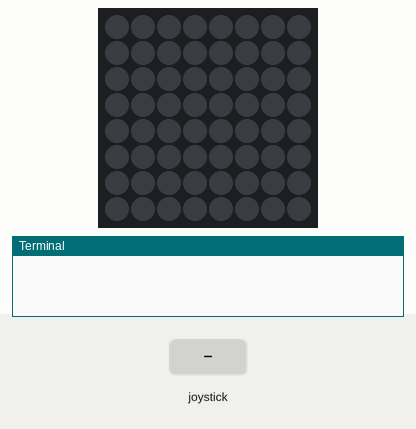
This program was run on a simulated Raspberry Pi (BCM pin numbers) with a Sense HAT. Parts: the Sense HAT's 8×8 RGB LED matrix, the last lines printed to the terminal. The test bench sets the inputs (shaded band).

Above: at 1.2 s.
1.3 s: joystick pushed up
At 2.5 s:
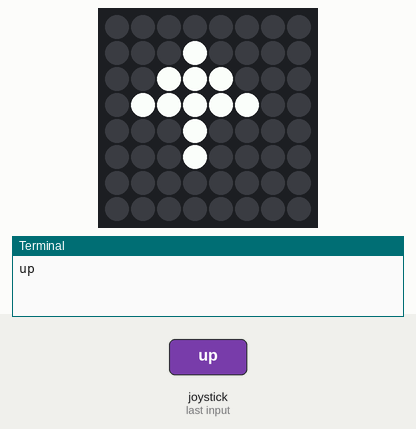
2.8 s: joystick clicked
At 3.7 s:
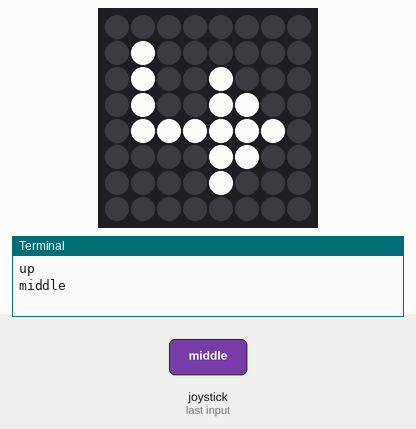
4.3 s: joystick pushed down
At 4.9 s:
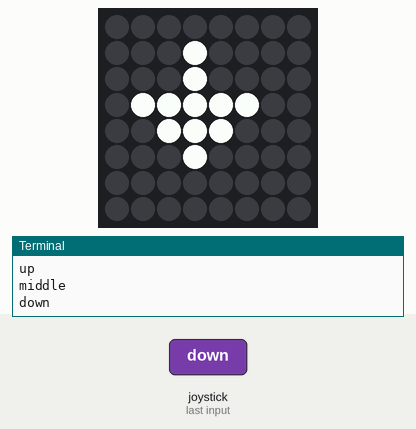
5.8 s: joystick pushed left
At 7.0 s:
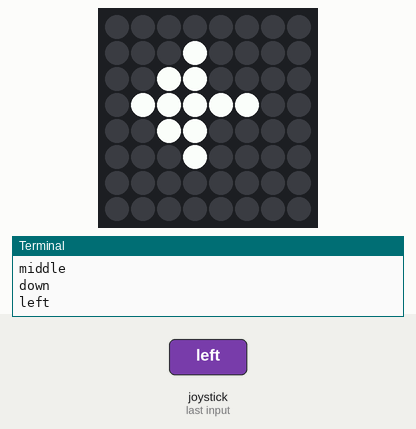
7.3 s: joystick pushed right
At 8.4 s:
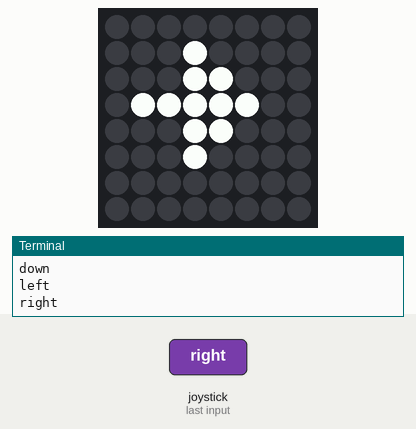
Timing chart, 0 to 9.8 s (numbered marks = the images above; inputs shaded):
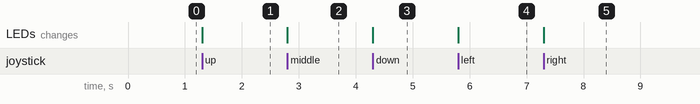

Measured:
- after the input at 1.3 s, the LEDs: change at once (image 1)
- after the input at 2.8 s, the LEDs: change at once (image 2)
- after the input at 4.3 s, the LEDs: change at once (image 3)
- after the input at 5.8 s, the LEDs: change at once (image 4)
- after the input at 7.3 s, the LEDs: change at once (image 5)

The program:

joystikmedpil.py
```python
"""
Steffen Østerby
Opg ex
joystik
"""
"""
Opgave 1 - Lav en udlæsning af joystick retning og få Python til at skrive retningen.

Opgave 1a - Udvid opgave 1 med at vise en pil på displayet alt efter retning på joysticket.
"""
from sense_hat import SenseHat
sense = SenseHat()

s = (0, 0, 0)       # Sort - defination sortfarve i displayet
h = (255, 255, 255) # Hvid - Lederne lyser hvid

"""
I disse "arrow" variabler har jeg diffienret hver pixel så display tegner en pil.
"""
l_arrow = [
    s, s, s, s, s, s, s, s,
    s, s, s, h, s, s, s, s,
    s, s, h, h, s, s, s, s,
    s, h, h, h, h, h, s, s,
    s, s, h, h, s, s, s, s,
    s, s, s, h, s, s, s, s,
    s, s, s, s, s, s, s, s,
    s, s, s, s, s, s, s, s,
]

r_arrow = [
    s, s, s, s, s, s, s, s,
    s, s, s, h, s, s, s, s,
    s, s, s, h, h, s, s, s,
    s, h, h, h, h, h, s, s,
    s, s, s, h, h, s, s, s,
    s, s, s, h, s, s, s, s,
    s, s, s, s, s, s, s, s,
    s, s, s, s, s, s, s, s,
]

u_arrow = [
    s, s, s, s, s, s, s, s,
    s, s, s, h, s, s, s, s,
    s, s, h, h, h, s, s, s,
    s, h, h, h, h, h, s, s,
    s, s, s, h, s, s, s, s,
    s, s, s, h, s, s, s, s,
    s, s, s, s, s, s, s, s,
    s, s, s, s, s, s, s, s,
]

d_arrow = [
    s, s, s, s, s, s, s, s,
    s, s, s, h, s, s, s, s,
    s, s, s, h, s, s, s, s,
    s, h, h, h, h, h, s, s,
    s, s, h, h, h, s, s, s,
    s, s, s, h, s, s, s, s,
    s, s, s, s, s, s, s, s,
    s, s, s, s, s, s, s, s,
]

m_arrow = [
    s, s, s, s, s, s, s, s,
    s, h, s, s, s, s, s, s,
    s, h, s, s, h, s, s, s,
    s, h, s, s, h, h, s, s,
    s, h, h, h, h, h, h, s,
    s, s, s, s, h, h, s, s,
    s, s, s, s, h, s, s, s,
    s, s, s, s, s, s, s, s,

]

while True:
    for event in sense.stick.get_events():#en func der styre Joystikket - denne func får et input fra joystikke

        if event.action == 'pressed' and event.direction == 'up':#hvis joystikket er "trykket ned" opad skal den
            print(event.direction)#printer event.direction i shell
            sense.set_pixels(u_arrow)#og her sætte pixels til variablen u_arrow som er deffineret længere oppe.

        if event.action == 'pressed' and event.direction == 'down':
            print(event.direction)
            sense.set_pixels(d_arrow)

        if event.action == 'pressed' and event.direction == 'right':
            print(event.direction)
            sense.set_pixels(r_arrow)

        if event.action == 'pressed' and event.direction == 'left':
            print(event.direction)
            sense.set_pixels(l_arrow)

        if event.action == 'pressed' and event.direction == 'middle':
            print(event.direction)
            sense.set_pixels(m_arrow)


            
```
